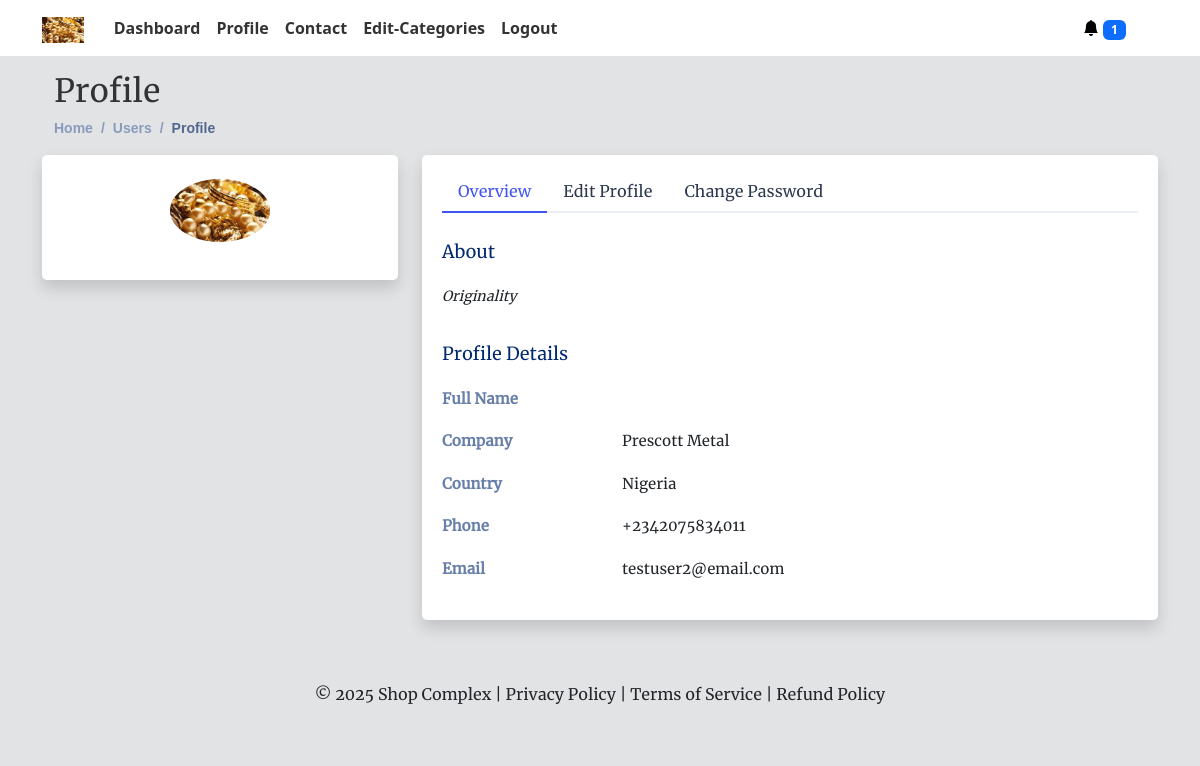
The page /profile (signed in) on the database its author committed.
### myapp/models.py (models this page shows, shortened)
class User(AbstractUser):
    profilepic = models.ImageField(upload_to= 'profilepic', null=True, blank=True, default="avatar.png")
    moredesc = models.TextField(null=True, blank=True)
    businessname = models.CharField(
        max_length=100, unique=True, null=True, blank=True)
    slug = models.SlugField(unique=True, null=True, blank=True)
    country = models.CharField(max_length=100, null=True, blank=True)
    phone = models.CharField(max_length=100, null=True, blank=True)
    meansofid = models.CharField(max_length=100, null=True, blank=True)
    idnumber = models.CharField(max_length=100, null=True, blank=True)
    idpic = models.ImageField(upload_to= 'id', null=True, blank=True)
    qrcode = models.ImageField(null=True, blank=True)
    logo = models.ImageField(null=True, blank=True, default="icon.png")
    currency = models.CharField(max_length=10, null=True, blank=True)
    coins = models.IntegerField(blank=True, null=True, default=0)
    whatsapp = models.CharField(max_length=200, null=True, blank=True)
    updated = models.DateTimeField(auto_now=True, null=True)
    created = models.DateTimeField(auto_now_add=True, null=True)
    subscribed = models.BooleanField(default=False, null=True, blank=True)
    date = models.DateTimeField(default=datetime.now())
    trial_start = models.DateTimeField(null=True, blank=True)
    trial_end = models.DateTimeField(null=True, blank=True)
    def save(self, *args, **kwargs):
        if self.pk is None:
            self.trial_start = self.date_joined
            self.trial_end = self.trial_start + \
                timedelta(days=14)  # Adjust trial period as needed
        else:
            self.trial_start = self.date_joined
            self.trial_end = self.trial_start + timedelta(days=14)
            old_user = User.objects.get(pk=self.pk)
            if self.profilepic != old_user.profilepic:
                self.profilepic = self.compress_image(self.profilepic)
            if self.logo != old_user.logo:
                self.logo = self.compress_image(self.logo)
            if old_user.subscribed != self.subscribed:
                if self.subscribed:
                    self.update_slug_activation()
                else:
                    self.slug = None
        if self.trial_end <= timezone.now() and not self.subscribed:
            self.subscribed = False
        else:
            self.subscribed = True
        if self.subscribed:
            self.slug = slugify(self.businessname)
        else:
            self.slug = None
        super(User, self).save(*args, **kwargs)

### myapp/views.py (the view, shortened to what this page needs)
# urls.py: path('profile', views.profile, name='profile'),
@login_required(login_url='account_login')
def profile(request):
    context = {}
    if request.user.is_authenticated:
        password_form = ChangePasswordForm()  # Create ChangePasswordForm instance
        user = request.user
        check_expired(request, user)
        cart = CartItem.objects.filter(slug=request.user.slug)
        carts = cart.values('phone').distinct()
        whatsap = user.whatsapp
        whatsapp = whatsap[14:]
        context = {'whatsapp': whatsapp,
                   'password_form': password_form, 'carts': carts}
    return render(request, 'myapp/profile.html', context)

### myapp/models.py (called while the page is built)
@receiver(pre_save, sender=User)
def delete_old_images(sender, instance, **kwargs):
    if instance.pk:
        old_item = User.objects.get(pk=instance.pk)
        if old_item.profilepic != instance.profilepic:
            if str(instance.profilepic) != "avatar.png":
                old_item.profilepic.delete(save=False)
        if old_item.logo != instance.logo:
            if str(instance.logo) != "icon.png":
                old_item.logo.delete(save=False)

### myapp/views.py (called while the page is built)
def check_expired(request, user):
    if Subscription.objects.filter(user=user).exists():
        cancelsub(request, user)
        if Subscription.objects.filter(user=user).exists():
            user.subscribed = True
            user.slug = slugify(user.businessname)
        else:
            user.slug = None
            user.subscribed = False
        user.save()
    else:
        user.slug = None
        user.subscribed = False
    user.save()

### myapp/templates/myapp/profile.html (shortened to what this page needs)
{% extends 'wrapper.html' %}
{% load static %}
{% block content %}
<div class="container my-3">
    <div class="pagetitle">
        <div class="container">
            <h2>Profile</h2>
            <nav>
                <ol class="breadcrumb">
                    <li class="breadcrumb-item"><a href="{% url 'portal' %}">Home</a></li>
                    <li class="breadcrumb-item">Users</li>
                    <li class="breadcrumb-item active">Profile</li>
                </ol>
            </nav>
        </div>
    </div>
    <section class="section profile">
        <div class="row">
            <div class="col-xl-4">
                <div class="card shadow">
                    <div class="card-body profile-card pt-4 d-flex flex-column align-items-center">
                        {% if user.logo %}
                        <img src="{{user.logo.url}}" alt="Profile" class="rounded-circle" style="width: 100px;">
                        {% endif %}
                    </div>
                </div>
            </div>
            <div class="col-xl-8">
                <div class="card shadow">
                    <div class="card-body pt-3">
                        <ul class="nav nav-tabs nav-tabs-bordered">
                            <li class="nav-item">
                                <button class="nav-link active" data-bs-toggle="tab"
                                    data-bs-target="#profile-overview">Overview</button>
                            </li>
                            <li class="nav-item">
                                <button class="nav-link" id="edit-profile-button" data-bs-toggle="tab"
                                    data-bs-target="#profile-edit">
                                    Edit Profile
                                </button>
                            </li>
                            <li class="nav-item">
                                <button class="nav-link" data-bs-toggle="tab"
                                    data-bs-target="#profile-change-password">Change
                                    Password</button>
                            </li>
                        </ul>
                        <div class="tab-content pt-2">
                            <div class="tab-pane fade show active profile-overview" id="profile-overview">
                                <h5 class="card-title">About</h5>
                                <p class="small fst-italic">{{user.moredesc}}</p>
                                <h5 class="card-title">Profile Details</h5>
                                <div class="row">
                                    <div class="col-lg-3 col-md-4 label ">Full Name</div>
                                    <div class="col-lg-9 col-md-8">{{user.first_name}} {{user.last_name}}</div>
                                </div>
                                <div class="row">
                                    <div class="col-lg-3 col-md-4 label">Company</div>
                                    <div class="col-lg-9 col-md-8">{{user.businessname}}</div>
                                </div>
                                <div class="row">
                                    <div class="col-lg-3 col-md-4 label">Country</div>
                                    <div class="col-lg-9 col-md-8">{{user.country}}</div>
                                </div>
                                <div class="row">
                                    <div class="col-lg-3 col-md-4 label">Phone</div>
                                    <div class="col-lg-9 col-md-8">{{user.phone}}</div>
                                </div>
                                <div class="row">
                                    <div class="col-lg-3 col-md-4 label">Email</div>
                                    <div class="col-lg-9 col-md-8">{{user.email}}</div>
                                </div>
                            </div>
                        </div>
                    </div>
                </div>
            </div>
        </div>
    </section>
</div>
{% endblock content %}

### templates/navbar.html (shortened to what this page needs)
{% load static %}
<div id="navbar-container">
    <nav class="navbar navbar-expand-lg navbar-light custom-navbar"
        style="font-family: system-ui, -apple-system, BlinkMacSystemFont, 'Segoe UI', Roboto, Oxygen, Ubuntu, Cantarell, 'Open Sans', 'Helvetica Neue', sans-serif">
        <div class="container text-center">
            <div class="col-auto">
                {% if user.is_authenticated %}
                <a href="{% url 'portal' %}" class="navbar-brand text-white logo">
                    {% if user.logo %}
                    <img src="{{user.logo.url}}" alt="logo">
                    {% endif %}
                </a>
                {% else %}
                <a href="{% url 'portal' %}" class="navbar-brand text-white">
                    <i class="bi bi-diamond"></i> Brand Name
                </a>
                {% endif %}
            </div>
            <div class="collapse navbar-collapse" id="navbarNav">
                <ul class="navbar-nav ml-auto">
                    <li class="nav-item">
                        <a class="nav-link" href="{% url 'portal' %}">Dashboard</a>
                    </li>
                    <li class="nav-item">
                        <a class="nav-link" href="{% url 'profile' %}">Profile</a>
                    </li>
                    <li class="nav-item">
                        <a class="nav-link" href="{% url 'contact' %}">Contact</a>
                    </li>
                    <li class="nav-item">
                        <a class="nav-link" href="{% url 'category' %}">Edit-Categories</a>
                    </li>
                    <li class="nav-item">
                        <a class="nav-link" href="{% url 'logout' %}">Logout</a>
                    </li>
                </ul>
            </div>
            <div class="col-auto">
                <div class="dropdown d-inline mx-3">
                    <a href="#" class="text-white dropdown-toggle text-decoration-none" id="notificationsDropdown"
                        role="button" data-bs-toggle="dropdown" aria-haspopup="true" aria-expanded="false">
                        <i class="bi bi-bell-fill text-black"></i>
                        <span class="badge bg-primary">{{ carts.count }}</span>
                    </a>
                </div>
            </div>
        </div>
    </nav>
</div>

### static/assets/style.css (style rules this page uses)
:root { scroll-behavior: smooth; }
body { font-family: "Merriweather"; background: #F5F5F5; color: #333333; }
a { color: #4154f1; text-decoration: none; }
.custom-navbar { background-color: #ffffff; }
.navbar-nav .nav-link { color: #343a40; font-weight: bold; }
.profile .profile-card img { max-width: 120px; }
.profile .profile-overview .row { margin-bottom: 20px; font-size: 15px; }
.profile .profile-overview .card-title { color: #012970; }
.profile .profile-overview .label { font-weight: 600; color: rgba(1, 41, 112, 0.6); }
a { text-decoration: none; }
.breadcrumb { font-size: 14px; font-family: "Nunito", sans-serif; color: #899bbd; font-weight: 600; }
.breadcrumb a { color: #899bbd; transition: 0.3s; }
.breadcrumb .breadcrumb-item::before { color: #899bbd; }
.breadcrumb .active { color: #51678f; font-weight: 600; }
.card { margin-bottom: 30px; border: none; border-radius: 5px; box-shadow: 0px 0 30px rgba(166, 184, 12, 0.1); }
.card-body { padding: 0 20px 20px 20px; }
.nav-item .nav-link { color: #333333; }
.card-title { padding: 20px 0 15px 0; font-size: 18px; font-weight: 500; color: #012970; }
.logo img { max-height: 26px; margin-right: 6px; }
.nav-tabs-bordered { border-bottom: 2px solid #ebeef4; }
.nav-tabs-bordered .nav-link { margin-bottom: -2px; border: none; color: #2c384e; }
.nav-tabs-bordered .nav-link.active { background-color: #fff; color: #4154f1; border-bottom: 2px solid #4154f1; }

### rows shown on the page
User: logo (picture), moredesc "Originality", businessname "Prescott Metal", country "Nigeria", phone "+2342075834011", email "testuser2@email.com"

### other values the page prints
{{ carts.count }} "1"
